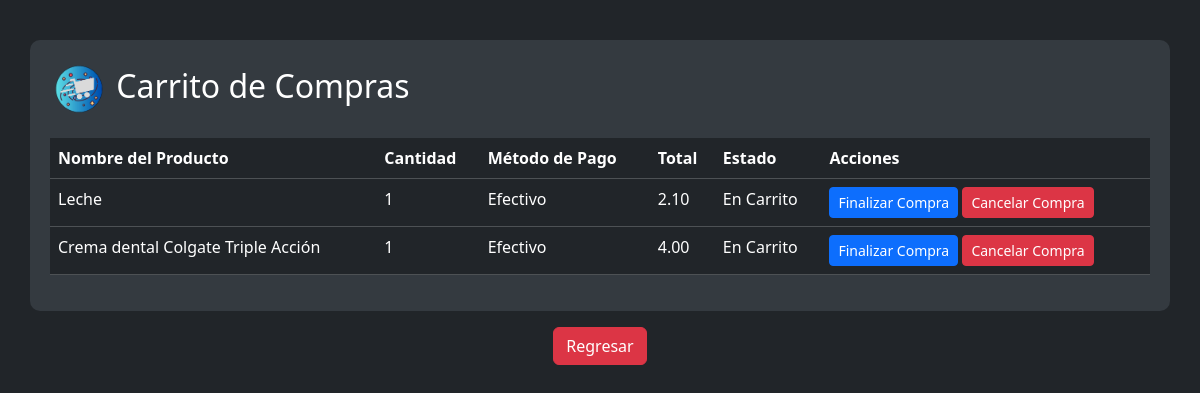
The app's page /carritouser.php (signed in) with its own data.
### tables this page shows
CREATE TABLE `historial_ventas` (
  `ID` int(11) NOT NULL,
  `id_usuario` int(11) NOT NULL,
  `Metodo_pago` varchar(50) DEFAULT NULL,
  `Cantidad` int(11) DEFAULT NULL,
  `Fecha` timestamp NULL DEFAULT current_timestamp(),
  `Estado` varchar(20) NOT NULL DEFAULT 'Pendiente',
  `IDP` int(11) NOT NULL,
  `Total` decimal(10,2) NOT NULL
);

CREATE TABLE `productos` (
  `IDP` int(11) NOT NULL,
  `Nombre` varchar(255) NOT NULL,
  `Precio` decimal(10,2) NOT NULL,
  `Categoria` varchar(255) DEFAULT NULL,
  `Cantidad` int(11) DEFAULT NULL,
  `Descripcion` text DEFAULT NULL,
  `Foto` varchar(255) DEFAULT NULL,
  `Estado` varchar(20) NOT NULL DEFAULT 'Pendiente',
  `fecha_de_entrega` timestamp NOT NULL DEFAULT current_timestamp()
);

### carritouser.php (the view, shortened to what this page needs)
<?php
include_once 'conexion.php';
include_once("sweetarch.php");
$usuario_id = $_SESSION['usuario_id'];
$query = "SELECT hv.ID, p.IDP, p.Nombre as NombreProducto, hv.Cantidad, hv.Metodo_pago, hv.Total, hv.Estado
          FROM historial_ventas hv
          INNER JOIN productos p ON hv.IDP = p.IDP
          WHERE hv.id_usuario = :usuario_id AND hv.Estado = 'En Carrito'";
$statement = $con->prepare($query);
$statement->bindParam(':usuario_id', $usuario_id);
$statement->execute();
$historial_ventas = $statement->fetchAll(PDO::FETCH_ASSOC);
?>
<!DOCTYPE html>
<html lang="en">
<head>
    <link rel="stylesheet" href="CSS/bootstrap.css">
    <link rel="stylesheet" href="CSS/alerta.css">
</head>
<body>
    <div class="container">
        <h2>        <img class="m-1" src="IMG/Spacemark ico_transparent.ico" alt="SpaceMark Logo" height="50">
        Carrito de Compras</h2>
        <form method="post" action="<?php echo $_SERVER['PHP_SELF']; ?>">
            <table class="table table-dark">
                <thead>
                    <tr>
                        <th scope="col">Nombre del Producto</th>
                        <th scope="col">Cantidad</th>
                        <th scope="col">Método de Pago</th>
                        <th scope="col">Total</th>
                        <th scope="col">Estado</th>
                        <th scope="col">Acciones</th>
                    </tr>
                </thead>
                <tbody>
                    <?php foreach ($historial_ventas as $venta): ?>
                        <tr>
                            <td><?= htmlspecialchars($venta['NombreProducto']) ?></td>
                            <td><?= htmlspecialchars($venta['Cantidad']) ?></td>
                            <td><?= htmlspecialchars($venta['Metodo_pago']) ?></td>
                            <td><?= htmlspecialchars($venta['Total']) ?></td>
                            <td><?= htmlspecialchars($venta['Estado']) ?></td>
                            <td>
                                <?php if ($venta['Estado'] === 'En Carrito'): ?>
                                    <button type="submit" name="finalizar_compra" class="btn btn-primary btn-sm" onclick="return confirm('¿Estás seguro de finalizar la compra?')">Finalizar Compra</button>
                                    <button type="submit" name="cancelar_compra" class="btn btn-danger btn-sm" onclick="return confirm('¿Estás seguro de cancelar la compra?')" value="<?= $venta['ID'] ?>">Cancelar Compra</button>
                                <?php endif; ?>
                            </td>
                        </tr>
                    <?php endforeach; ?>
                </tbody>
            </table>
        </form>
    </div>
    <div class="row mt-3">
        <div class="col-12 text-center">
            <a href="index.php" class="btn btn-danger">Regresar</a>
        </div>
    </div>
</body>
</html>

### carritouser.php (style rules this page uses)
body { background-color: #212529; color: #ffffff; padding-top: 20px; }
.container { background-color: #343a40; color: #ffffff; padding: 20px; border-radius: 10px; margin-top: 20px; }
.table-dark { background-color: #343a40; color: #ffffff; border-radius: 10px; margin-top: 20px; }
.btn-danger { background-color: #dc3545; border-color: #dc3545; }

### records on screen
historial_ventas: IDP.Nombre "Leche", Cantidad "1", Metodo_pago "Efectivo", Total "2.10", Estado "En Carrito", $venta['ID'] 59 (drawn)
historial_ventas: IDP.Nombre "Crema dental Colgate Triple Acción", Cantidad "1", Metodo_pago "Efectivo", Total "4.00", Estado "En Carrito", $venta['ID'] 60 (drawn)
